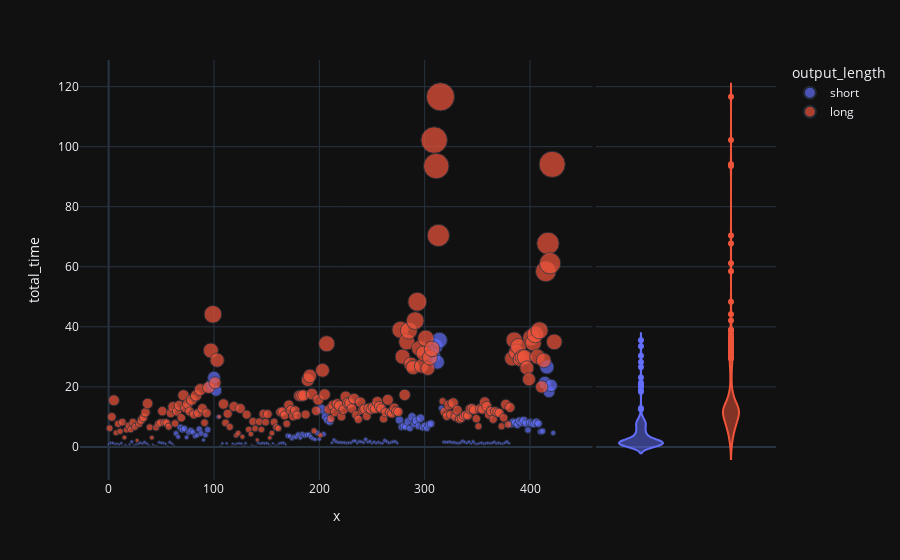

This figure's notebook cell:
### Code cell
fig = px.scatter(data_df, x= range(len(data_df)), y= "total_time", size="output_tokens", color = 'output_length', marginal_y="violin")
fig.show()
fig = px.scatter(data_df, x= "output_tokens" , y= ["total_time", "load_time", "prompt_eval_time", "output_eval_time"], trendline="lowess")
fig.show()
fig = px.scatter(data_df, x= "input_tokens", y= ["total_time", "load_time", "prompt_eval_time", "output_eval_time"], trendline="lowess")
fig.show()

### Figure 1 — Plotly figure (JSON) as saved in the notebook; plotly's stock layout.template omitted (floating-point values rounded to 4 significant figures; data arrays with more than 128 entries replaced by an {"elided": "..."} marker saying what was removed)
{"data": [{"hovertemplate": "output_length=short<br>x=%{x}<br>total_time=%{y}<br>output_tokens=%{marker.size}<extra></extra>", "legendgroup": "short", "marker": {"color": "#636efa", "size": {"elided": "212 int values"}, "sizemode": "area", "sizeref": 12.0, "symbol": "circle"}, "mode": "markers", "name": "short", "orientation": "v", "showlegend": true, "x": {"elided": "212 int values"}, "xaxis": "x", "y": {"elided": "212 float values"}, "yaxis": "y", "type": "scatter"}, {"alignmentgroup": "True", "hovertemplate": "output_length=short<br>total_time=%{y}<extra></extra>", "legendgroup": "short", "marker": {"color": "#636efa", "symbol": "circle"}, "name": "short", "offsetgroup": "short", "scalegroup": "y", "showlegend": false, "xaxis": "x2", "y": {"elided": "212 float values"}, "yaxis": "y2", "type": "violin"}, {"hovertemplate": "output_length=long<br>x=%{x}<br>total_time=%{y}<br>output_tokens=%{marker.size}<extra></extra>", "legendgroup": "long", "marker": {"color": "#EF553B", "size": {"elided": "212 int values"}, "sizemode": "area", "sizeref": 12.0, "symbol": "circle"}, "mode": "markers", "name": "long", "orientation": "v", "showlegend": true, "x": {"elided": "212 int values"}, "xaxis": "x", "y": {"elided": "212 float values"}, "yaxis": "y", "type": "scatter"}, {"alignmentgroup": "True", "hovertemplate": "output_length=long<br>total_time=%{y}<extra></extra>", "legendgroup": "long", "marker": {"color": "#EF553B", "symbol": "circle"}, "name": "long", "offsetgroup": "long", "scalegroup": "y", "showlegend": false, "xaxis": "x2", "y": {"elided": "212 float values"}, "yaxis": "y2", "type": "violin"}], "layout": {"xaxis": {"anchor": "y", "domain": [0.0, 0.7363], "title": {"text": "x"}}, "yaxis": {"anchor": "x", "domain": [0.0, 1.0], "title": {"text": "total_time"}}, "xaxis2": {"anchor": "y2", "domain": [0.7413, 1.0], "matches": "x2", "showticklabels": false, "showline": false, "ticks": "", "showgrid": false}, "yaxis2": {"anchor": "x2", "domain": [0.0, 1.0], "matches": "y", "showticklabels": false, "showgrid": true}, "legend": {"title": {"text": "output_length"}, "tracegroupgap": 0, "itemsizing": "constant"}, "margin": {"t": 60}}}
